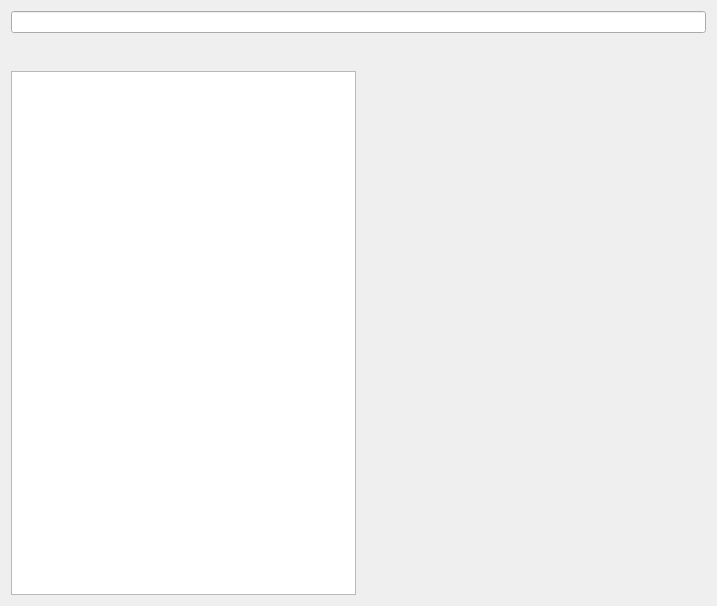
<?xml version="1.0" encoding="UTF-8"?>
<ui version="4.0">
 <class>KBExplorer</class>
 <widget class="QWidget" name="KBExplorer">
  <property name="geometry">
   <rect>
    <x>0</x>
    <y>0</y>
    <width>717</width>
    <height>606</height>
   </rect>
  </property>
  <property name="windowTitle">
   <string>Form</string>
  </property>
  <layout class="QGridLayout" name="gridLayout_2">
   <item row="1" column="0" colspan="2">
    <widget class="QToolBar" name="tool_bar" native="true">
     <property name="sizePolicy">
      <sizepolicy hsizetype="Preferred" vsizetype="MinimumExpanding">
       <horstretch>0</horstretch>
       <verstretch>1</verstretch>
      </sizepolicy>
     </property>
    </widget>
   </item>
   <item row="0" column="0" colspan="2">
    <widget class="QLineEdit" name="search"/>
   </item>
   <item row="2" column="0">
    <widget class="QTreeView" name="tree_voyager">
     <property name="sizePolicy">
      <sizepolicy hsizetype="Expanding" vsizetype="Expanding">
       <horstretch>1</horstretch>
       <verstretch>20</verstretch>
      </sizepolicy>
     </property>
    </widget>
   </item>
   <item row="2" column="1">
    <widget class="QWidget" name="item_editor" native="true">
     <property name="sizePolicy">
      <sizepolicy hsizetype="Preferred" vsizetype="Preferred">
       <horstretch>1</horstretch>
       <verstretch>16</verstretch>
      </sizepolicy>
     </property>
    </widget>
   </item>
  </layout>
  <zorder>tool_bar</zorder>
  <zorder>search</zorder>
  <zorder>tree_voyager</zorder>
  <zorder>item_editor</zorder>
 </widget>
 <resources/>
 <connections/>
</ui>
